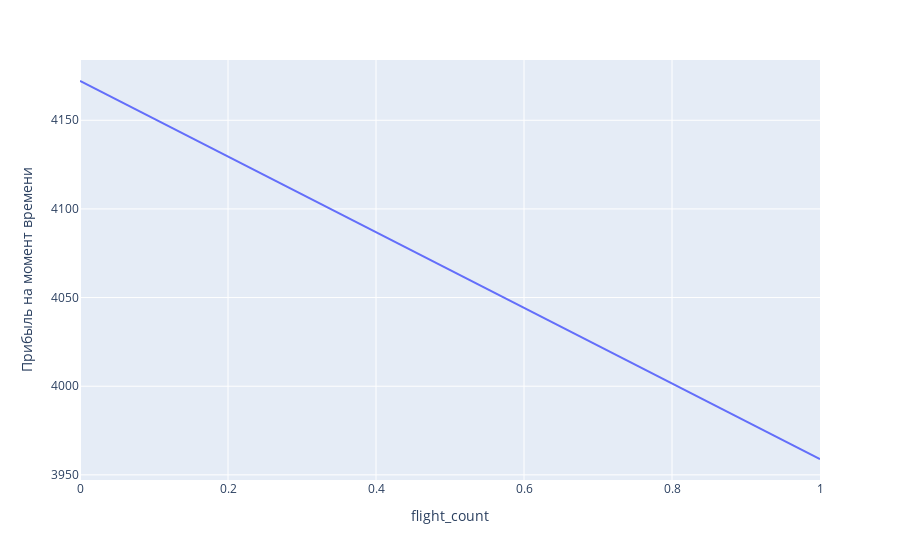

Notebook source saved alongside this figure:
### Code cell
df12 = df_12.groupby('flight_count').mean().reset_index()
px.line(data_frame = df12, x = 'flight_count', y = 'Прибыль на момент времени')

### Figure 1 — Plotly figure (JSON) as saved in the notebook; plotly's stock layout.template omitted (floating-point values rounded to 4 significant figures)
{"data": [{"hovertemplate": "flight_count=%{x}<br>Прибыль на момент времени=%{y}<extra></extra>", "legendgroup": "", "line": {"color": "#636efa", "dash": "solid"}, "marker": {"symbol": "circle"}, "mode": "lines", "name": "", "orientation": "v", "showlegend": false, "type": "scatter", "x": [0, 1], "xaxis": "x", "y": [4172.0, 3959.0], "yaxis": "y"}], "layout": {"legend": {"tracegroupgap": 0}, "margin": {"t": 60}, "xaxis": {"anchor": "y", "domain": [0, 1], "title": {"text": "flight_count"}}, "yaxis": {"anchor": "x", "domain": [0, 1], "title": {"text": "Прибыль на момент времени"}}}}
